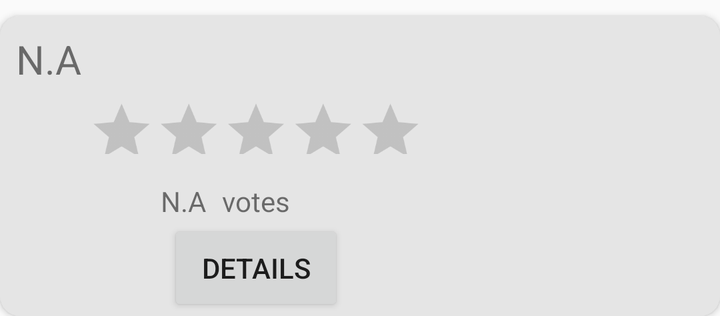
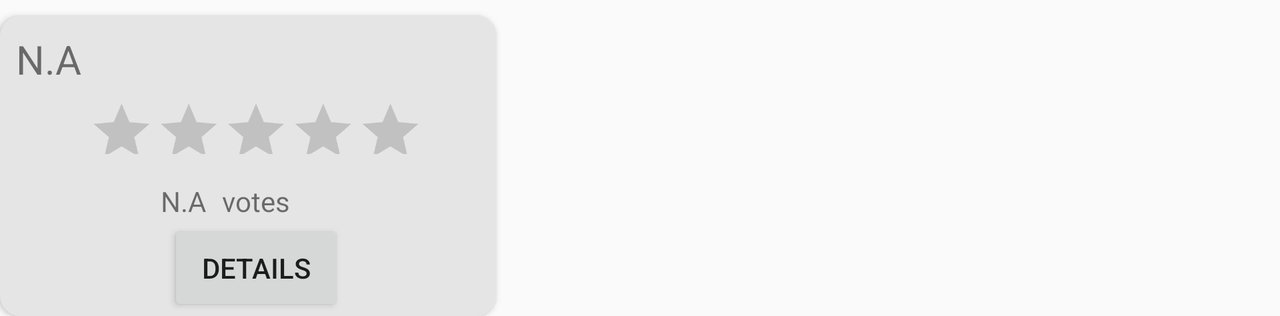

The same Android screen from two of the app's own layout files: first res/layout/ as a phone draws it, then the repository's variant for another configuration, drawn on a device whose configuration selects that folder. Both files follow.
<!-- AndroidManifest.xml: application theme AppTheme -->
<!-- res/layout/beach_suggestion.xml -->
<?xml version="1.0" encoding="utf-8"?>
<androidx.constraintlayout.widget.ConstraintLayout xmlns:android="http://schemas.android.com/apk/res/android"
    xmlns:app="http://schemas.android.com/apk/res-auto"
    xmlns:tools="http://schemas.android.com/tools"
    android:layout_width="match_parent"
    android:layout_height="wrap_content">

    <androidx.cardview.widget.CardView
        android:layout_width="match_parent"
        android:layout_height="wrap_content"
        android:layout_marginTop="8dp"
        app:cardBackgroundColor="#e5e5e5"
        app:cardCornerRadius="10dp"
        app:layout_constraintTop_toTopOf="parent">

        <androidx.constraintlayout.widget.ConstraintLayout
            android:layout_width="match_parent"
            android:layout_height="wrap_content"
            tools:layout_editor_absoluteX="8dp">

            <TextView
                android:id="@+id/textViewSuggestionsBeachName"
                android:layout_width="wrap_content"
                android:layout_height="wrap_content"
                android:layout_marginStart="8dp"
                android:layout_marginTop="8dp"
                android:text="@string/notDefined"
                android:textSize="20sp"
                app:layout_constraintStart_toStartOf="parent"
                app:layout_constraintTop_toTopOf="parent" />

            <RatingBar
                android:id="@+id/ratingBarSuggestion"
                android:layout_width="wrap_content"
                android:layout_height="40dp"
                android:isIndicator="true"
                android:scaleX="0.7"
                android:scaleY="0.7"
                app:layout_constraintStart_toStartOf="@+id/textViewSuggestionsBeachName"
                app:layout_constraintTop_toBottomOf="@+id/textViewSuggestionsBeachName" />

            <TextView
                android:id="@+id/textViewNrVotes"
                android:layout_width="wrap_content"
                android:layout_height="wrap_content"
                android:layout_marginEnd="8dp"
                android:text="@string/notDefined"
                app:layout_constraintBottom_toBottomOf="@+id/textView6"
                app:layout_constraintEnd_toStartOf="@+id/textView6"
                app:layout_constraintTop_toTopOf="@+id/textView6" />

            <TextView
                android:id="@+id/textView6"
                android:layout_width="wrap_content"
                android:layout_height="wrap_content"
                android:layout_marginTop="8dp"
                android:text="@string/votes"
                app:layout_constraintEnd_toEndOf="@+id/ratingBarSuggestion"
                app:layout_constraintStart_toStartOf="@+id/ratingBarSuggestion"
                app:layout_constraintTop_toBottomOf="@+id/ratingBarSuggestion" />

            <Button
                android:id="@+id/buttonDetails"
                android:layout_width="wrap_content"
                android:layout_height="wrap_content"
                android:text="@string/viewComments"
                app:layout_constraintEnd_toEndOf="@+id/ratingBarSuggestion"
                app:layout_constraintStart_toStartOf="@+id/ratingBarSuggestion"
                app:layout_constraintTop_toBottomOf="@+id/textView6" />

        </androidx.constraintlayout.widget.ConstraintLayout>
    </androidx.cardview.widget.CardView>
</androidx.constraintlayout.widget.ConstraintLayout>
<!-- resources referenced by this layout -->
<resources>
  <string name="notDefined">N.A</string>
  <string name="viewComments">details</string>
  <string name="votes">votes</string>
  <style name="AppTheme" parent="Theme.AppCompat.Light.DarkActionBar">
          
          <item name="colorPrimary">@color/colorPrimary</item>
          <item name="colorPrimaryDark">@color/colorPrimaryDark</item>
          <item name="colorAccent">@color/lightGray2</item>
      </style>
  <color name="colorPrimary">#006666</color>
  <color name="colorPrimaryDark">#006666</color>
  <color name="lightGray2">#7a7a7a</color>
</resources>
<!-- res/layout-land/beach_suggestion.xml (the repository's variant of the layout above) -->
<!-- drawn on the phone turned sideways -->
<?xml version="1.0" encoding="utf-8"?>
<androidx.constraintlayout.widget.ConstraintLayout xmlns:android="http://schemas.android.com/apk/res/android"
    xmlns:app="http://schemas.android.com/apk/res-auto"
    xmlns:tools="http://schemas.android.com/tools"
    android:layout_width="wrap_content"
    android:layout_height="wrap_content">

    <androidx.cardview.widget.CardView
        android:layout_width="match_parent"
        android:layout_height="wrap_content"
        android:layout_marginTop="8dp"
        android:layout_marginEnd="16dp"
        app:cardBackgroundColor="#e5e5e5"
        app:cardCornerRadius="10dp"
        app:layout_constraintEnd_toEndOf="parent"
        app:layout_constraintTop_toTopOf="parent">

        <androidx.constraintlayout.widget.ConstraintLayout
            android:layout_width="wrap_content"
            android:layout_height="wrap_content"
            tools:layout_editor_absoluteX="8dp">

            <TextView
                android:id="@+id/textViewSuggestionsBeachName"
                android:layout_width="wrap_content"
                android:layout_height="wrap_content"
                android:layout_marginStart="8dp"
                android:layout_marginTop="8dp"
                android:text="@string/notDefined"
                android:textSize="20sp"
                app:layout_constraintStart_toStartOf="parent"
                app:layout_constraintTop_toTopOf="parent" />

            <RatingBar
                android:id="@+id/ratingBarSuggestion"
                android:layout_width="wrap_content"
                android:layout_height="40dp"
                android:isIndicator="true"
                android:scaleX="0.7"
                android:scaleY="0.7"
                app:layout_constraintStart_toStartOf="@+id/textViewSuggestionsBeachName"
                app:layout_constraintTop_toBottomOf="@+id/textViewSuggestionsBeachName" />

            <TextView
                android:id="@+id/textViewNrVotes"
                android:layout_width="wrap_content"
                android:layout_height="wrap_content"
                android:layout_marginEnd="8dp"
                android:text="@string/notDefined"
                app:layout_constraintBottom_toBottomOf="@+id/textView6"
                app:layout_constraintEnd_toStartOf="@+id/textView6"
                app:layout_constraintTop_toTopOf="@+id/textView6" />

            <TextView
                android:id="@+id/textView6"
                android:layout_width="wrap_content"
                android:layout_height="wrap_content"
                android:layout_marginTop="8dp"
                android:text="@string/votes"
                app:layout_constraintEnd_toEndOf="@+id/ratingBarSuggestion"
                app:layout_constraintStart_toStartOf="@+id/ratingBarSuggestion"
                app:layout_constraintTop_toBottomOf="@+id/ratingBarSuggestion" />

            <Button
                android:id="@+id/buttonDetails"
                android:layout_width="wrap_content"
                android:layout_height="wrap_content"
                android:text="@string/viewComments"
                app:layout_constraintEnd_toEndOf="@+id/ratingBarSuggestion"
                app:layout_constraintStart_toStartOf="@+id/ratingBarSuggestion"
                app:layout_constraintTop_toBottomOf="@+id/textView6" />

        </androidx.constraintlayout.widget.ConstraintLayout>
    </androidx.cardview.widget.CardView>
</androidx.constraintlayout.widget.ConstraintLayout>
